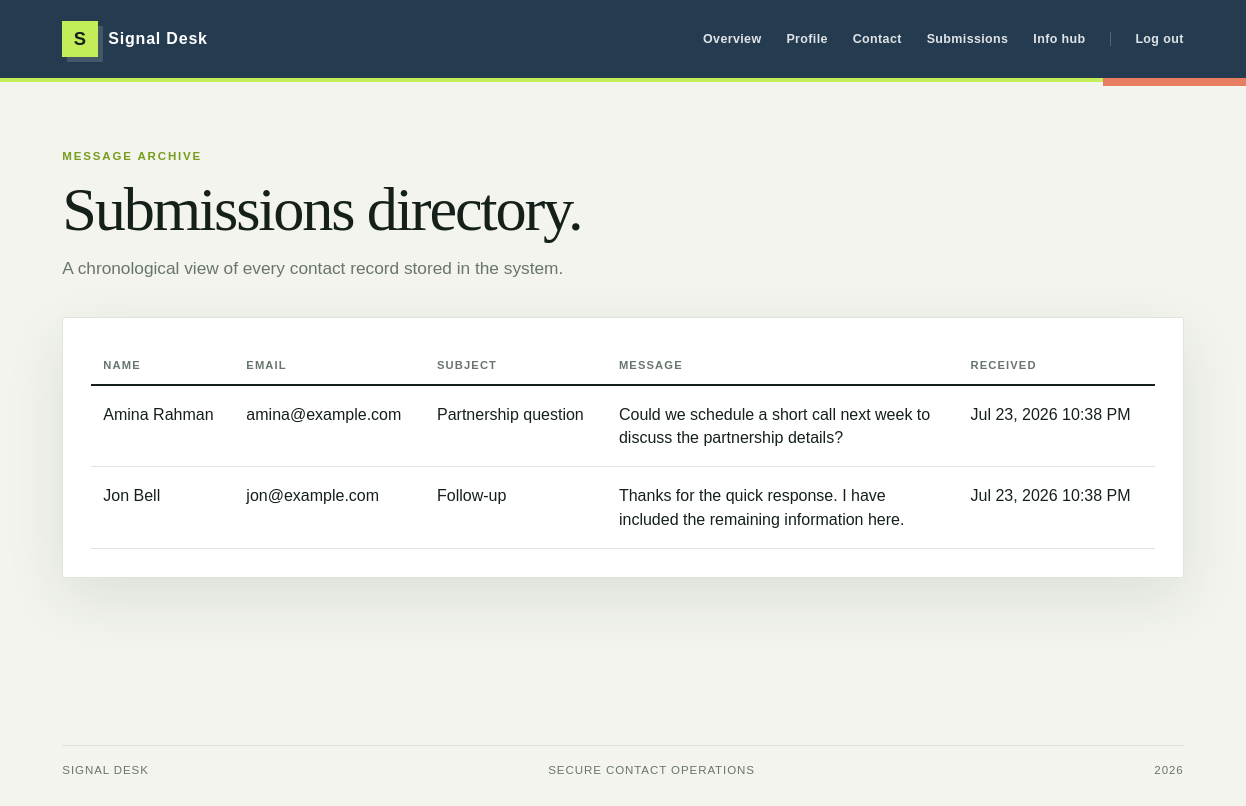
The app's page /submissions.php (signed in) with its own data.
### tables this page shows
CREATE TABLE submissions (
    id INT UNSIGNED NOT NULL AUTO_INCREMENT,
    user_id INT UNSIGNED NOT NULL,
    name VARCHAR(100) NOT NULL,
    email VARCHAR(150) NOT NULL,
    subject VARCHAR(160) NOT NULL,
    message TEXT NOT NULL,
    created_at TIMESTAMP NOT NULL DEFAULT CURRENT_TIMESTAMP,
    PRIMARY KEY (id),
    KEY idx_submissions_created_at (created_at),
    CONSTRAINT fk_submissions_user FOREIGN KEY (user_id) REFERENCES users (id) ON DELETE CASCADE ON UPDATE CASCADE
);

### functions.php (called while the page is built, shortened)
<?php
require_once __DIR__ . '/db.php';
function e(?string $value): string
{
    return htmlspecialchars($value ?? '', ENT_QUOTES, 'UTF-8');
}
function current_user(): ?array
{
    $statement = db()->prepare('SELECT id, username, email, created_at FROM users WHERE id = ?');
    $statement->execute([(int) $_SESSION['user_id']]);
    $user = $statement->fetch();
    return $user ?: null;
}

### db.php (called while the page is built, shortened)
<?php
function db(): PDO
{
    static $pdo;
    if ($pdo instanceof PDO) {
        return $pdo;
    }
    $dsn = 'mysql:host=' . DB_HOST . ';dbname=' . DB_NAME . ';charset=utf8mb4';
    $pdo = new PDO($dsn, DB_USER, DB_PASS, [
        PDO::ATTR_ERRMODE => PDO::ERRMODE_EXCEPTION,
        PDO::ATTR_DEFAULT_FETCH_MODE => PDO::FETCH_ASSOC,
        PDO::ATTR_EMULATE_PREPARES => false,
    ]);
    return $pdo;
}

### submissions.php (the view, shortened to what this page needs)
<?php
require_once __DIR__ . '/functions.php';
$statement = db()->query('SELECT name, email, subject, message, created_at FROM submissions ORDER BY created_at DESC');
$submissions = $statement->fetchAll();
require __DIR__ . '/header.php';
?>
<section class="page-heading"><p class="eyebrow">Message archive</p><h1>Submissions directory.</h1><p class="lede">A chronological view of every contact record stored in the system.</p></section>
<div class="table-panel">
    <?php if (!$submissions): ?><p>No submissions yet. <a class="text-link" href="contact.php">Create the first one.</a></p><?php else: ?>
    <table><thead><tr><th>Name</th><th>Email</th><th>Subject</th><th>Message</th><th>Received</th></tr></thead><tbody>
        <?php foreach ($submissions as $submission): ?><tr><td><?= e($submission['name']) ?></td><td><?= e($submission['email']) ?></td><td><?= e($submission['subject']) ?></td><td class="message-cell"><?= e($submission['message']) ?></td><td><?= e(date('M j, Y g:i A', strtotime($submission['created_at']))) ?></td></tr><?php endforeach; ?>
    </tbody></table>
    <?php endif; ?>
</div>
<?php require __DIR__ . '/footer.php'; ?>

### header.php (shortened to what this page needs)
<?php
require_once __DIR__ . '/functions.php';
$user = current_user();
?><!doctype html>
<html lang="en">
<head>
    <link rel="stylesheet" href="assets/style.css">
</head>
<body>
<header class="topbar">
    <a class="brand" href="dashboard.php"><span class="brand-mark">S</span><span><?= e(APP_NAME) ?></span></a>
    <?php if ($user): ?>
        <nav class="nav-links" aria-label="Primary navigation">
            <a href="dashboard.php">Overview</a>
            <a href="profile.php">Profile</a>
            <a href="contact.php">Contact</a>
            <a href="submissions.php">Submissions</a>
            <a href="information.php">Info hub</a>
            <a class="nav-logout" href="logout.php">Log out</a>
        </nav>
    <?php endif; ?>
</header>
<main class="page-shell">

### footer.php
</main>
<footer class="site-footer">
    <span><?= e(APP_NAME) ?></span><span>Secure contact operations</span><span><?= date('Y') ?></span>
</footer>
</body>
</html>

### assets/style.css (style rules this page uses)
:root { --ink: #142019; --muted: #68756d; --paper: #f2f4ed; --panel: #ffffff; --line: #dfe5dc; --lime: #c4ed5a; --lime-deep: #789c1c; --coral: #e77e62; --navy: #253b50; --shadow: 0 20px 60px rgba(36, 54, 42, .10); --radius: 2px; }
* { box-sizing: border-box; }
html { scroll-behavior: smooth; }
body { margin: 0; color: var(--ink); background: var(--paper); font-family: 'Trebuchet MS', Verdana, sans-serif; font-size: 16px; }
a { color: inherit; }
.topbar { min-height: 78px; padding: 0 5vw; display: flex; align-items: center; justify-content: space-between; background: var(--navy); color: white; box-shadow: 0 4px 0 var(--lime); }
.brand { display: flex; align-items: center; gap: 10px; text-decoration: none; font: 700 1rem Arial, sans-serif; letter-spacing: .05em; }
.brand-mark { display: grid; place-items: center; width: 36px; height: 36px; background: var(--lime); color: var(--ink); font: 800 1.15rem Arial, sans-serif; box-shadow: 5px 5px 0 rgba(255,255,255,.14); }
.nav-links { display: flex; align-items: center; gap: clamp(10px, 2vw, 28px); font: 700 .78rem Arial, sans-serif; letter-spacing: .03em; }
.nav-links a { position: relative; text-decoration: none; opacity: .86; }
.nav-links a:not(.nav-logout)::after { content: ''; position: absolute; right: 0; bottom: -8px; left: 0; height: 2px; background: var(--lime); transform: scaleX(0); transform-origin: right; transition: transform .2s ease; }
.nav-logout { border-left: 1px solid rgba(255,255,255,.25); padding-left: 24px; }
.page-shell { position: relative; width: min(1160px, 90vw); min-height: calc(100vh - 133px); margin: 0 auto; padding: 72px 0 96px; }
.page-shell::before { content: ''; position: absolute; top: 0; right: -8vw; width: 180px; height: 8px; background: var(--coral); }
.site-footer { width: min(1160px, 90vw); margin: 0 auto; padding: 18px 0 30px; display: flex; justify-content: space-between; color: var(--muted); font: .72rem Arial, sans-serif; letter-spacing: .08em; text-transform: uppercase; border-top: 1px solid var(--line); }
.eyebrow { margin: 0 0 14px; color: var(--lime-deep); font: 800 .72rem Arial, sans-serif; letter-spacing: .16em; text-transform: uppercase; }
h1, h2, h3 { margin: 0; font-family: Georgia, 'Times New Roman', serif; font-weight: 400; line-height: 1.05; }
h1 { max-width: 740px; font-size: clamp(2.8rem, 6vw, 5.6rem); letter-spacing: -.035em; }
.lede { max-width: 560px; margin: 22px 0 0; color: var(--muted); font-size: 1.08rem; line-height: 1.6; }
.stat, .feature, .form-panel, .auth-panel, .table-panel, .profile-panel { padding: 28px; background: var(--panel); border: 1px solid var(--line); border-radius: var(--radius); box-shadow: var(--shadow); }
.page-heading { margin-bottom: 34px; }
.page-heading h1 { font-size: clamp(2.7rem, 5vw, 4.7rem); }
.page-heading .lede { margin-top: 14px; }
.table-panel { overflow-x: auto; }
table { width: 100%; border-collapse: collapse; min-width: 700px; }
th { padding: 13px 12px; color: var(--muted); text-align: left; font: 700 .7rem Arial, sans-serif; letter-spacing: .1em; text-transform: uppercase; border-bottom: 2px solid var(--ink); }
td { padding: 17px 12px; vertical-align: top; border-bottom: 1px solid var(--line); line-height: 1.45; }
.message-cell { max-width: 330px; white-space: pre-wrap; }

### records on screen
submissions: name "Amina Rahman", email "amina@example.com", subject "Partnership question", message "Could we schedule a short call next week to discuss the partnership details?", created_at "Jul 23, 2026 10:38 PM"
submissions: name "Jon Bell", email "jon@example.com", subject "Follow-up", message "Thanks for the quick response. I have included the remaining information here.", created_at "Jul 23, 2026 10:38 PM"

### other values on screen
APP_NAME "Signal Desk"
APP_NAME "SIGNAL DESK"
